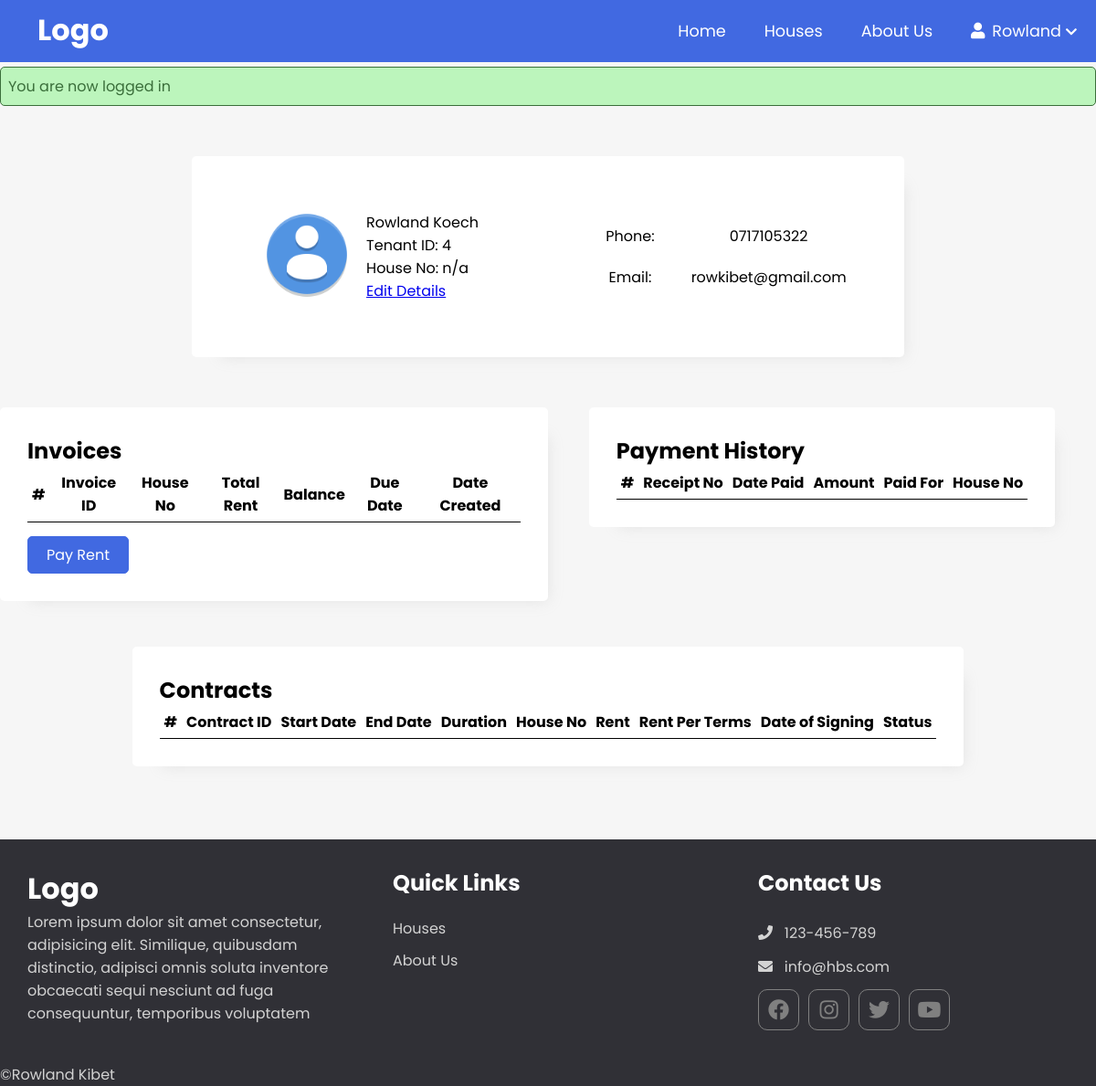
/user_profile.php (signed in), run on the app's committed database.
### tables this page shows
CREATE TABLE `tenants` (
  `id` int(11) NOT NULL,
  `first_name` varchar(30) NOT NULL,
  `last_name` varchar(30) NOT NULL,
  `email` varchar(255) NOT NULL,
  `address` varchar(50) NOT NULL,
  `phone_no` varchar(10) NOT NULL,
  `national_id` varchar(50) NOT NULL,
  `user_id` int(11) NOT NULL
);

### app/controllers/tenants.php (called while the page is built, shortened)
<?php
$table = 'tenants';
$tenant_id = $_SESSION['tenant_id'];
$tenant = selectOne($table, ['id' => $tenant_id]);

### app/database/db.php (called while the page is built, shortened)
<?php
require("connect.php");
function executeQuery($sql, $data) {
    global $conn;
    $stmt = $conn->prepare($sql);
    $values = array_values($data);
    $types = str_repeat('s', count($values));
    $stmt->bind_param($types, ...$values);
    $stmt->execute();
    return $stmt;
}
function selectOne($table, $conditions) {
    $sql = "SELECT * FROM $table";
    $i = 0;
    foreach ($conditions as $key => $value) {
        if ($i === 0) {
            $sql = $sql . " WHERE $key=?";
        } else {
            $sql = $sql . " AND $key=?";
        }
        $i++;
    }
    $sql = $sql . " LIMIT 1";
    $stmt = executeQuery($sql, $conditions);
    $records = $stmt->get_result()->fetch_assoc();
    return $records;
}

### user_profile.php (the view, shortened to what this page needs)
<?php include(ROOT_PATH . "\app\database\db.php"); ?>
<?php include(ROOT_PATH . "/app/controllers/tenants.php") ?>
<?php include(ROOT_PATH . "/app/controllers/payments.php") ?>
<!DOCTYPE html>
<html lang="en">
<head>
    <link href="assets/fontawesome/css/all.min.css"  rel="stylesheet">
    <link rel="stylesheet" href="assets/style.css">
</head>
<body>
<?php include(ROOT_PATH . "/app/includes/header.php"); ?>
    <div class="user-page-wrapper">
    <?php include(ROOT_PATH . "/app/includes/messages.php"); ?>
        <div class="user-wrapper">
            <div class="inner-wrapper">
                <div class="user-image">
                    <img src="assets/images/user-icon.png" alt="">
                </div>
                <div class="user-details">
                    <p><?php echo $tenant['first_name'] . " " . $tenant['last_name']; ?></p>
                    <p>Tenant ID: <?php echo $tenant['id']; ?></p>
                    <p>House No: <?php echo isset($contract['house_id']) ? $contract['house_id'] : "n/a"; ?></p>
                    <a href="<?php echo BASE_URL . '/edit_tenant.php?id=' . $tenant['id']; ?>">Edit Details</a>
                </div>
            </div>
            <div class="user-more-info">
                <table>
                    <tr>
                        <td>Phone:</td>
                        <td><?php echo $tenant['phone_no']; ?></td>
                    </tr>
                    <tr>
                        <td>Email:</td>
                        <td><?php echo $tenant['email']; ?></td>
                    </tr>
                </table>
            </div>
        </div>
        <div class="user-content-wrapper">
            <div class="user-table">
                <h2>Invoices</h2>
                <table>
                    <thead>
                        <th>#</th>
                        <th>Invoice ID</th>
                        <th>House No</th>
                        <th>Total Rent</th>
                        <th>Balance</th>
                        <th>Due Date</th>
                        <th>Date Created</th>
                    </thead>
                </table>
                <button class="small-btn pay-rent"><a href="payment_form.php">Pay Rent</a></button>
            </div>
            <div class="user-table">
                <h2>Payment History</h2>
                <table>
                    <thead>
                        <th>#</th>
                        <th>Receipt No</th>
                        <th>Date Paid</th>
                        <th>Amount</th>
                        <th>Paid For</th>
                        <th>House No</th>
                    </thead>
                </table>
            </div>
            <div class="user-table contracts">
                <h2>Contracts</h2>
                <table>
                    <thead>
                        <th>#</th>
                        <th>Contract ID</th>
                        <th>Start Date</th>
                        <th>End Date</th>
                        <th>Duration</th>
                        <th>House No</th>
                        <th>Rent</th>
                        <th>Rent Per Terms</th>
                        <th>Date of Signing</th>
                        <th>Status</th>
                    </thead>
                </table>
            </div>
        </div>
    </div>
    <?php include(ROOT_PATH . "/app/includes/footer.php"); ?>
</body>
</html>

### assets/style.css (style rules this page uses)
* { padding: 0; margin: 0; box-sizing: border-box; }
body { background-color: #f6f6f6; font-family: 'Poppins', sans-serif; }
.small-btn { background-color: rgb(65, 105, 225); border: 1px solid rgb(65, 105, 225); border-radius: 5px; margin-right: 5px; padding: 7px 20px; font-family: 'Poppins', sans-serif; font-size: 1rem; color: white; text-decoration: none; cursor: pointer; }
.small-btn a { color: white; text-decoration: none; }
.user-wrapper { display: flex; width: 65%; height: 220px; margin: 55px auto; background-color: white; box-shadow: 1rem 1rem 1rem -1rem #a0a0a033; border-radius: 5px; }
.user-wrapper > * { flex: 1 1 0; }
.inner-wrapper { padding: 10px; display: flex; justify-content: center; align-items: center; }
.user-image { width: 100px; margin-right: 15px; }
.user-image img { width: 100%; }
.user-details > a { display: block; }
.user-more-info { padding: 10px; display: flex; justify-content: center; align-items: center; }
.user-more-info table, .user-more-info td { border: none; border-spacing: 30px 10px; }
.user-content-wrapper { display: grid; margin-bottom: 80px; grid-template-columns: repeat(2, minmax(300px, 1fr)); grid-gap: 50px 0px; }
.user-table { background-color: white; box-shadow: 1rem 1rem 1rem -1rem #a0a0a033; border-radius: 5px; padding: 30px 30px; place-self: start center; }
.user-table.contracts { grid-column: 1/-1; }
.user-table table, th, td { border-bottom: 1px solid; border-collapse: collapse; }
.user-table th, td { padding: 5px; text-align: center; }
.small-btn.pay-rent { margin-top: 15px; }

### data on the page
tenants: first_name "Rowland", last_name "Koech", id "4", phone_no "0717105322", email "rowkibet@gmail.com"

### other printed values
$_SESSION['username'] "Rowland"
$_SESSION['message'] "You are now logged in"
